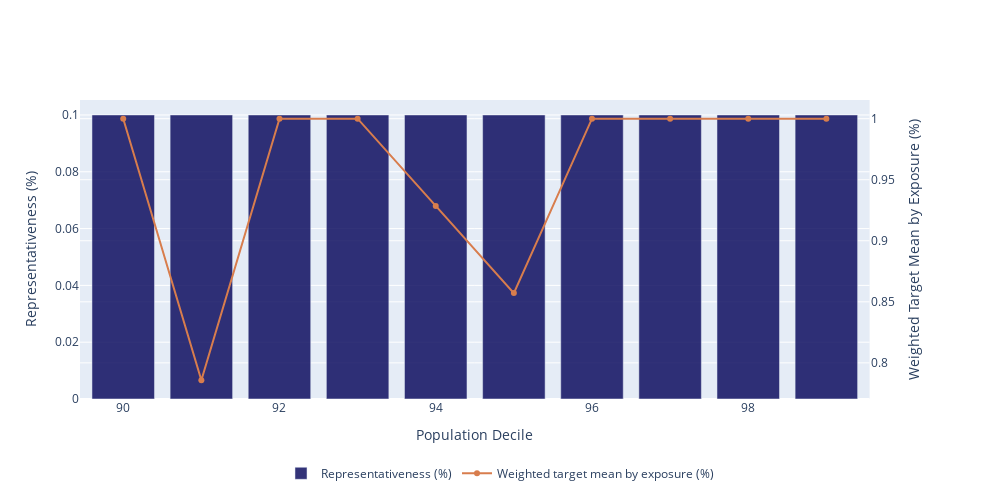

Notebook code for this chart:
### Code cell
plot_target_vs_score(y_true, y_pred, quantiles=100, lower_limit=90)

### Figure 1 — Plotly figure (JSON) as saved in the notebook; plotly's stock layout.template omitted (floating-point values rounded to 4 significant figures)
{"data": [{"marker": {"color": "rgba(0, 0, 87, .8)"}, "name": "Representativeness (%)", "type": "bar", "x": [90, 91, 92, 93, 94, 95, 96, 97, 98, 99], "xaxis": "x", "y": [0.1, 0.1, 0.1, 0.1, 0.1, 0.1, 0.1, 0.1, 0.1, 0.1], "yaxis": "y"}, {"marker": {"color": "rgb(216, 125, 77)"}, "name": "Weighted target mean by exposure (%)", "type": "scatter", "x": [90, 91, 92, 93, 94, 95, 96, 97, 98, 99], "xaxis": "x", "y": [1, 0.7857, 1, 1, 0.9286, 0.8571, 1, 1, 1, 1], "yaxis": "y2"}], "layout": {"height": 500, "legend": {"orientation": "h", "x": 0.5, "xanchor": "center", "y": -0.2}, "width": 1000, "xaxis": {"anchor": "y", "domain": [0, 0.94], "title": {"text": "Population Decile"}}, "yaxis": {"anchor": "x", "domain": [0, 1], "title": {"text": "Representativeness (%)"}}, "yaxis2": {"anchor": "x", "overlaying": "y", "side": "right", "title": {"text": "Weighted Target Mean by Exposure (%)"}}}}
